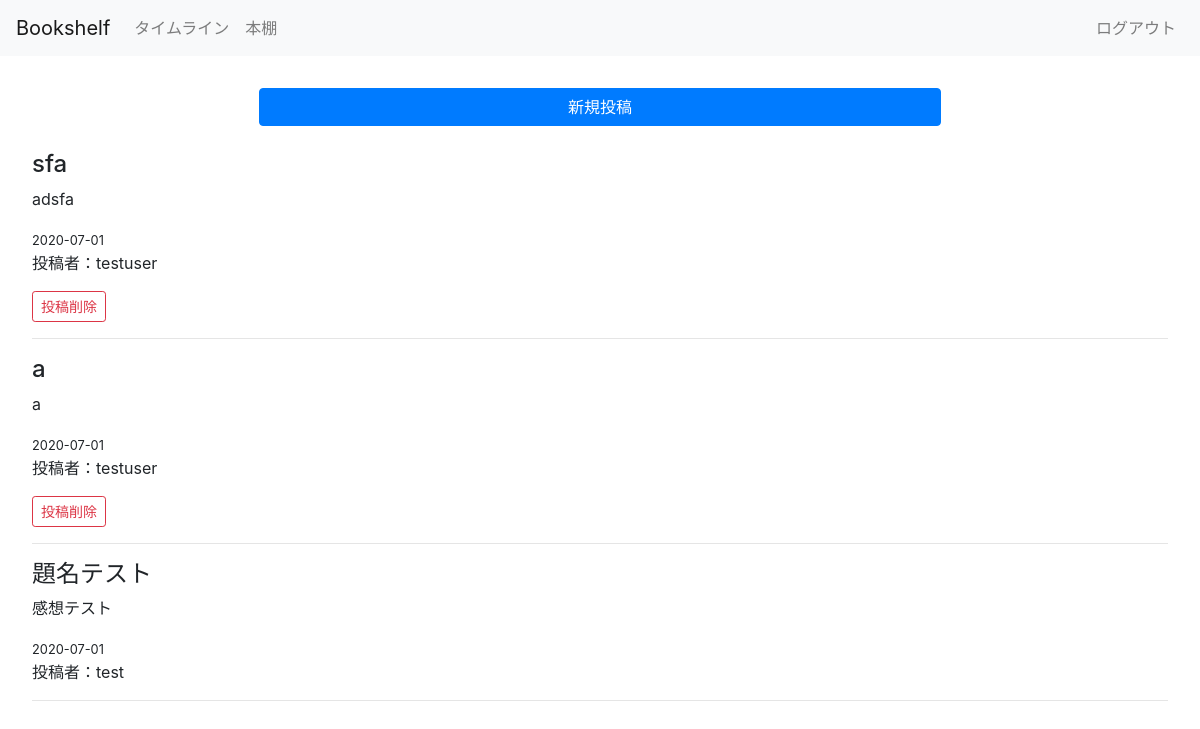
The page /post/ (signed in) on the database as committed earlier.
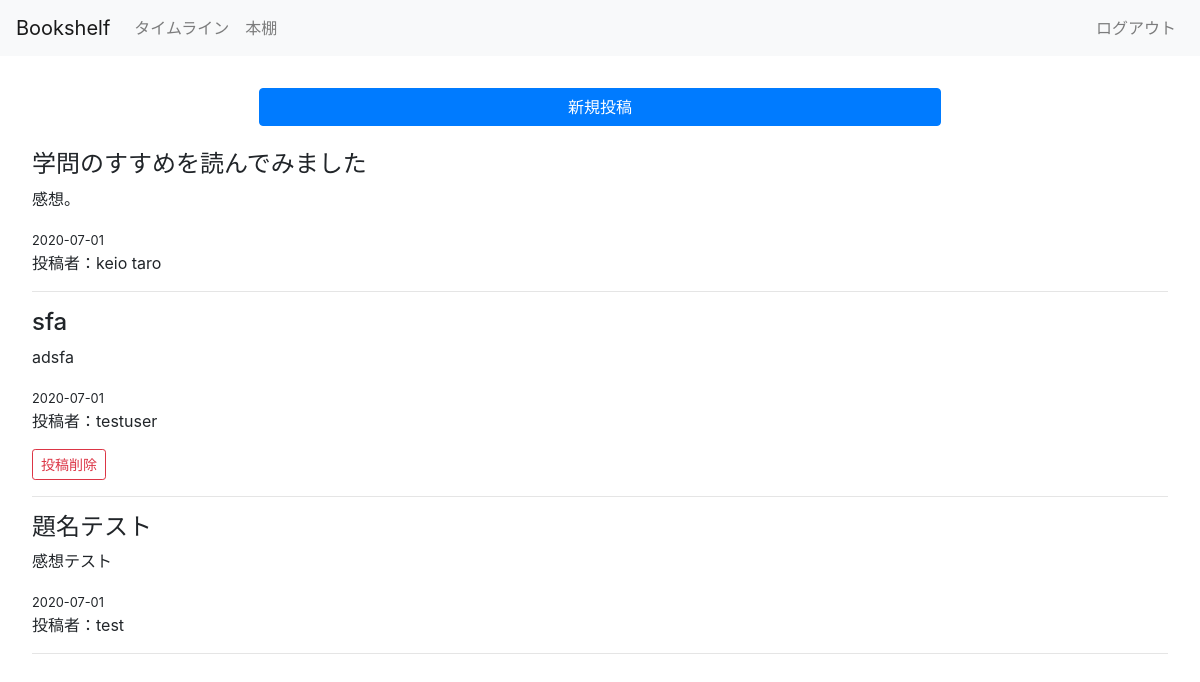
The same page on the database as committed later.
### main.py (models this page shows, shortened)
class Post(db.Model):
    id = db.Column(db.Integer, primary_key=True)
    title = db.Column(db.String(100), nullable=False)
    date_posted = db.Column(db.DateTime, nullable=False,
                            default=datetime.utcnow)
    content = db.Column(db.Text, nullable=False)
    user_id = db.Column(db.Integer, db.ForeignKey(
        'user.id'), nullable=False)  # lower case for table name

class User(db.Model, UserMixin):
    id = db.Column(db.Integer, primary_key=True)
    username = db.Column(db.String(20), unique=True, nullable=False)
    password = db.Column(db.String(60), nullable=False)
    posts = db.relationship('Post', backref='author', lazy=True)
    books = db.relationship('Book', backref='author', lazy=True)

### main.py (the view)
@ app.route("/post/")
@login_required
def post():
    Posts = Post.query.order_by(desc(Post.date_posted)).all()
    return render_template("post.html", Posts=Posts)

### main.py (called while the page is built)
@login_manager.user_loader
def load_user(user_id):
    return User.query.get(int(user_id))

### templates/post.html (shortened to what this page needs)
{% extends "base.html" %}
{% block head %} <title>post</title>
<link rel="stylesheet" href="{{url_for('static',filename = 'main.css')}}">{% endblock %}
{% block body %}
<main>
    <a class="btn btn-primary d-flex justify-content-center add" href="{{ url_for('create_post') }}">新規投稿</a>
    <br>
    {% for post in Posts %}
    <h4>{{post.title}}</h4>
    <p>{{post.content}}</p>
    <small>{{post.date_posted.strftime('%Y-%m-%d')}}</small>
    <p>投稿者：{{post.author.username}}</p>
    {% if post.author == current_user %}
    <a class="btn btn-outline-danger btn-sm" href="{{ url_for('delete_post', post_id = post.id) }}">投稿削除</a>
    {% endif %}
    <hr>
    {% endfor %}
</main>
{% endblock %}

### templates/base.html (shortened to what this page needs)
<!DOCTYPE html>
<html lang="ja">
<head>
    <link rel="stylesheet" href="https://stackpath.bootstrapcdn.com/bootstrap/4.5.0/css/bootstrap.min.css"
>
    {% block head %}{% endblock %}
</head>
<body>
    {% include 'navbar.html' %}
    {% block body %}{% endblock %}
</body>
</html>

### templates/navbar.html (shortened to what this page needs)
<nav class="navbar navbar-expand-lg navbar-light bg-light">
  <a class="navbar-brand" href="{{ url_for('home') }}">Bookshelf</a>
  <div class="collapse navbar-collapse" id="navbarNavAltMarkup">
    <div class="navbar-nav ml-auto w-100">
      {% if current_user.is_authenticated %}
      <a class="nav-item nav-link" href="{{ url_for('post') }}">タイムライン</a>
      <a class="nav-item nav-link" href="{{ url_for('bookshelf')}}">本棚</a>
      {% endif %}
    </div>
    <div class="navbar-nav ml-auto w-100 justify-content-end">
      {% if current_user.is_authenticated %}
      <a class="nav-item nav-link" href="{{ url_for('logout') }}">ログアウト</a>
      {% else %}
      <a class="nav-item nav-link" href="{{ url_for('login') }}">ログイン</a>
      <a class="nav-item nav-link" href="{{ url_for('register')}}">新規登録</a>
      {% endif %} </div>
  </div>
</nav>

### static/main.css (style rules this page uses)
main { padding: 2rem; }
.add { margin-left: 20%; margin-right: 20%; }

Rows that differ between the two databases and show on the page:
removed Post: title "a", content "a", date_posted "2020-07-01", author.username "testuser"
added Post: title "学問のすすめを読んでみました", content "感想。", date_posted "2020-07-01", author.username "keio taro"
